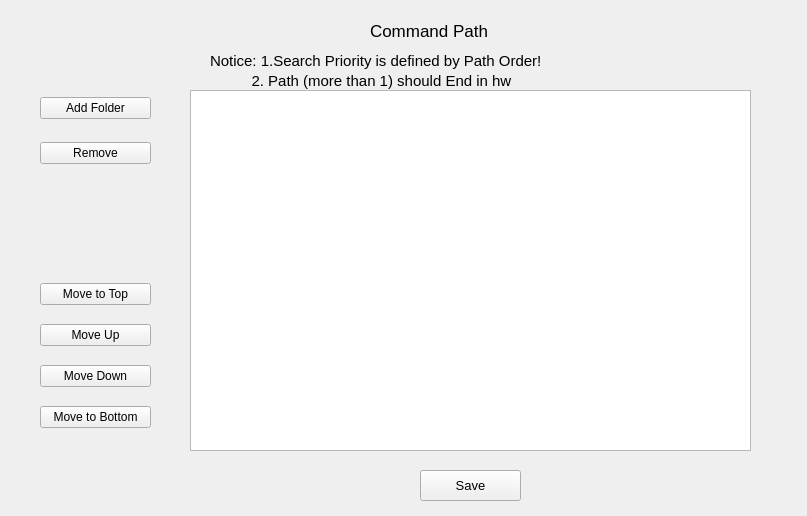
<?xml version="1.0" encoding="UTF-8"?>
<ui version="4.0">
 <class>Addpath</class>
 <widget class="QWidget" name="Addpath">
  <property name="geometry">
   <rect>
    <x>0</x>
    <y>0</y>
    <width>807</width>
    <height>516</height>
   </rect>
  </property>
  <property name="acceptDrops">
   <bool>false</bool>
  </property>
  <property name="windowTitle">
   <string>Add Path</string>
  </property>
  <widget class="QListWidget" name="listWidget">
   <property name="geometry">
    <rect>
     <x>190</x>
     <y>90</y>
     <width>561</width>
     <height>361</height>
    </rect>
   </property>
  </widget>
  <widget class="QLabel" name="label">
   <property name="geometry">
    <rect>
     <x>210</x>
     <y>50</y>
     <width>531</width>
     <height>21</height>
    </rect>
   </property>
   <property name="font">
    <font>
     <pointsize>11</pointsize>
     <weight>50</weight>
     <italic>false</italic>
     <bold>false</bold>
     <underline>false</underline>
     <strikeout>false</strikeout>
    </font>
   </property>
   <property name="text">
    <string>Notice: 1.Search Priority is defined by Path Order!</string>
   </property>
  </widget>
  <widget class="QWidget" name="layoutWidget">
   <property name="geometry">
    <rect>
     <x>40</x>
     <y>80</y>
     <width>111</width>
     <height>101</height>
    </rect>
   </property>
   <layout class="QVBoxLayout" name="verticalLayout_2">
    <item>
     <widget class="QPushButton" name="pushButtonAF">
      <property name="text">
       <string>Add Folder</string>
      </property>
     </widget>
    </item>
    <item>
     <widget class="QPushButton" name="pushButtonRemove">
      <property name="text">
       <string>Remove</string>
      </property>
     </widget>
    </item>
   </layout>
  </widget>
  <widget class="QLabel" name="label_2">
   <property name="geometry">
    <rect>
     <x>370</x>
     <y>20</y>
     <width>161</width>
     <height>21</height>
    </rect>
   </property>
   <property name="font">
    <font>
     <pointsize>13</pointsize>
    </font>
   </property>
   <property name="text">
    <string>Command Path</string>
   </property>
  </widget>
  <widget class="QWidget" name="layoutWidget">
   <property name="geometry">
    <rect>
     <x>40</x>
     <y>270</y>
     <width>111</width>
     <height>171</height>
    </rect>
   </property>
   <layout class="QVBoxLayout" name="verticalLayout">
    <item>
     <widget class="QPushButton" name="pushButtonMtoT">
      <property name="text">
       <string>Move to Top</string>
      </property>
     </widget>
    </item>
    <item>
     <widget class="QPushButton" name="pushButtonMU">
      <property name="text">
       <string>Move Up</string>
      </property>
     </widget>
    </item>
    <item>
     <widget class="QPushButton" name="pushButtonMD">
      <property name="text">
       <string>Move Down</string>
      </property>
     </widget>
    </item>
    <item>
     <widget class="QPushButton" name="pushButtonMtoB">
      <property name="text">
       <string>Move to Bottom</string>
      </property>
     </widget>
    </item>
   </layout>
  </widget>
  <widget class="QPushButton" name="pushButtonSave">
   <property name="geometry">
    <rect>
     <x>420</x>
     <y>470</y>
     <width>101</width>
     <height>31</height>
    </rect>
   </property>
   <property name="font">
    <font>
     <pointsize>10</pointsize>
    </font>
   </property>
   <property name="text">
    <string>Save</string>
   </property>
  </widget>
  <widget class="QLabel" name="label_3">
   <property name="geometry">
    <rect>
     <x>210</x>
     <y>70</y>
     <width>531</width>
     <height>21</height>
    </rect>
   </property>
   <property name="font">
    <font>
     <pointsize>11</pointsize>
     <weight>50</weight>
     <italic>false</italic>
     <bold>false</bold>
     <underline>false</underline>
     <strikeout>false</strikeout>
    </font>
   </property>
   <property name="text">
    <string>          2. Path (more than 1) should End in hw</string>
   </property>
  </widget>
 </widget>
 <resources/>
 <connections/>
</ui>
